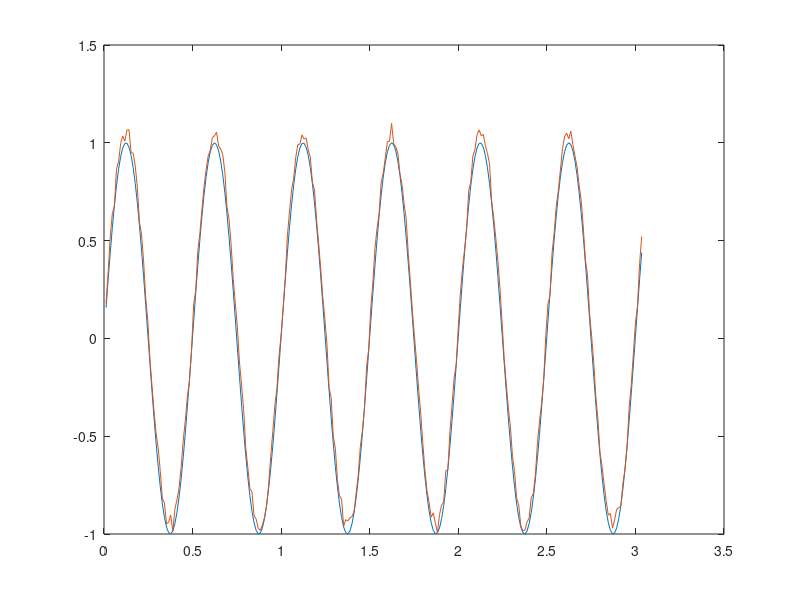

The MATLAB source for this figure:
%% PLP
fs_sf = 85;
t = (1:258)/fs_sf;
f = 2;
x_t = sin(2*pi*f*t)' + rand(258,1)*0.1; % the chuck of siganl input

%%
n_win_size = length(x_t);
f = (30:600)' / 60; % in hertz, basis frequencies. Can be parametized.
n_t = (1:n_win_size) / fs_sf;

analysis_mat = exp(-2*pi*1i*(f * n_t));

X = analysis_mat * x_t;
X_mag = abs(X);
plot(30:600,X_mag);

[~,i] = max(X_mag);
best_phase = 1/(2*pi) * acos(real(X(i))/X_mag(i));
w = (i+30-1) / 60; % the best freq.

best_kernel = cos(2*pi*(w*n_t - best_phase));

plot(t, best_kernel);
hold on;
plot(t, x_t);
hold off;